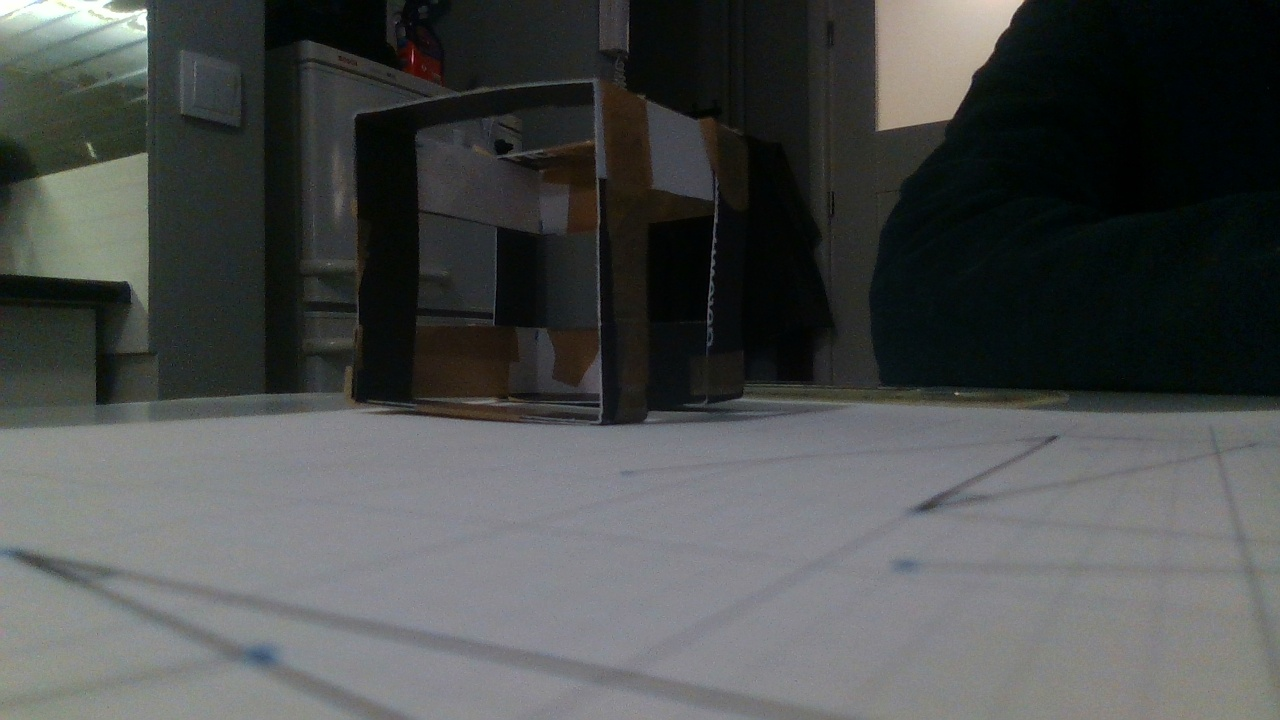
#> input picture test_data_photos/cube/photo_000_2023-04-19.jpg, 1280 x 720 px; its folder holds only this picture in this run
$ jupyter execute test_cube.ipynb
#> lines starting #> are read from the running program, lines starting #| are printed output that depends on the picture; after the words box and inside, x2 and y2 are one past the last pixel; in counts of white or black regions, pixels touching at a corner belong together
[cell 1]
import cv2 # should be 4.7
import glob
import matplotlib.pyplot as plt
import cv2.aruco as aruco
import numpy as np

print( cv2.__version__)

[cell 2]
# OUR FINAL CAMERA CALIBRATION MATRIX
calibration = 0.6442544274536695
cameraMatrix = np.array([[932.35252209,   0.,         657.24325896],
 [  0.,         930.23581552, 357.42939289],
 [  0.,           0.,           1.        ]])
distCoeffs = np.array([[ 1.76279343e-01, -6.07952723e-01, -4.64176532e-04, -4.96839648e-04, 6.04867450e-01]])

[cell 3]
def produce_cube_points(x, z):
    y = 1.3
    A = np.array([[x, y, z],
                  [x, y -  6., z],
                  [x - 6., y -  6., z],
                  [x - 6., y, z],
                  [x, y, z + 6.],
                  [x, y -  6., z + 6.],
                  [x - 6., y -  6., z + 6.],
                  [x - 6., y, z + 6.]])
    return A

[cell 4]
RELATIVE_PATH_CUBE = './*.jpg'
images_cube = sorted(glob.glob(RELATIVE_PATH_CUBE))
print(len(images_cube))

points3dOnCube = np.array([
                        [[-1.15, 1.3, 16.],
                         [-1.15, -4.7, 16.],
                         [-6.3, -4.7, 19.],
                         [-6.3, 1.3, 19.],
                         [2.05, 1.3, 21.0],
                         [2.05, -4.7, 21.0],
                         [-3.35, -4.7, 24.1],
                         [-3.35, 1.3, 24.1]],
                        produce_cube_points(-3., 20.)
                        ])

[cell 5]
count = 0
for i in range(len(images_cube)):
    if i <= 100:
        points3dOnCube1 = points3dOnCube[i]
        print(images_cube[i])
        img = cv2.imread(images_cube[i])
#> img is the input picture: shape (720, 1280, 3); mean B, G, R 77.4, 78.2, 75.6

        img = cv2.drawFrameAxes(img, cameraMatrix, distCoeffs, np.array([0.0, 0.0, 0.0]), np.array([0.0, 0.0, 1.0]), 0.1) # draw the chessboard coordinate system
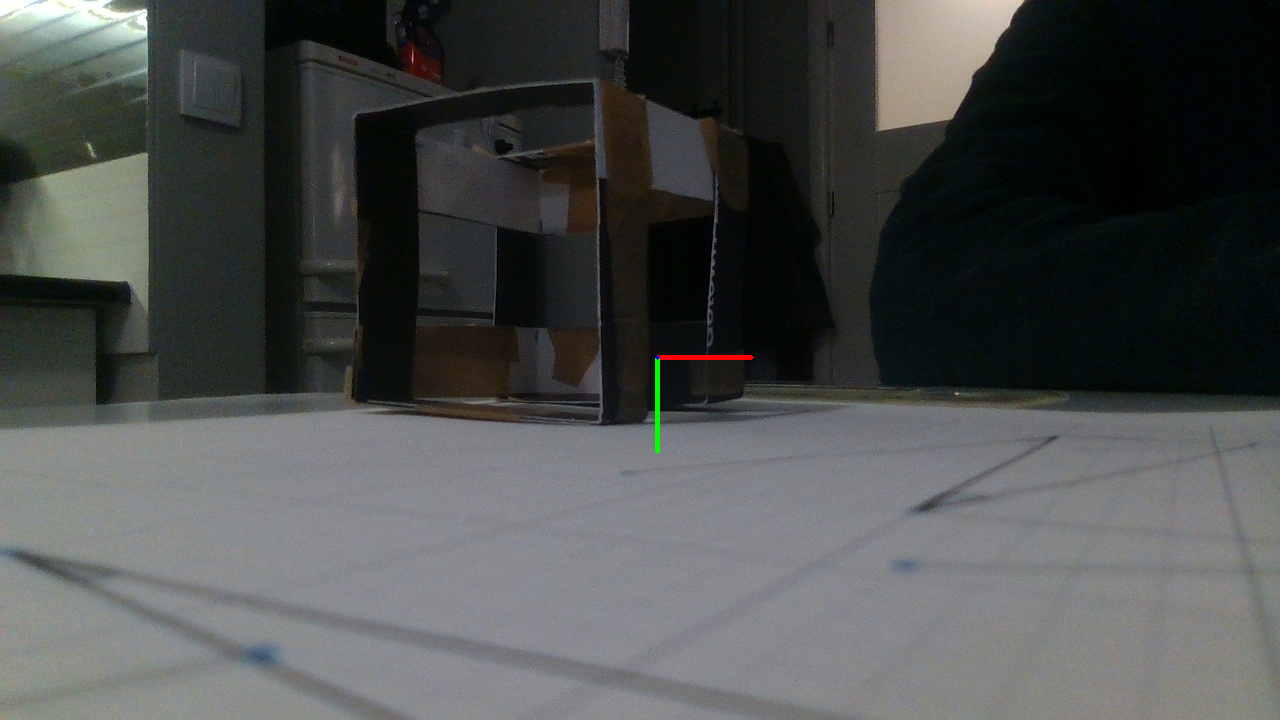
#> img: shape (720, 1280, 3); 0.1% of pixels changed, all inside (x1, y1, x2, y2) = (655, 355, 754, 454)

        # project the 3D point onto the image
        point_2d, _ = cv2.projectPoints(points3dOnCube1, np.array([0.0, 0.0, 0.0]), np.array([0.0, 0.0, 1.0]), cameraMatrix, distCoeffs)

        # round the pixel coordinates to integers
        point_2d = np.round(point_2d).astype(np.int32)

        print("points3dOnCube1:  ", points3dOnCube1)
        print("point_2d:  ", repr(point_2d))
        colors=[(0, 0, 255), (0, 255, 0), (255, 0, 0), (100, 50, 0), (22, 100, 0), (10, 20, 100), (250, 250, 0), (0, 0, 0), (0, 0, 0)]

        c = 0
        for x, y in point_2d[:,0,:]:
            img = cv2.circle(img, (x, y), radius=5, color=colors[c], thickness=-1)
            i += 1
            c += 1
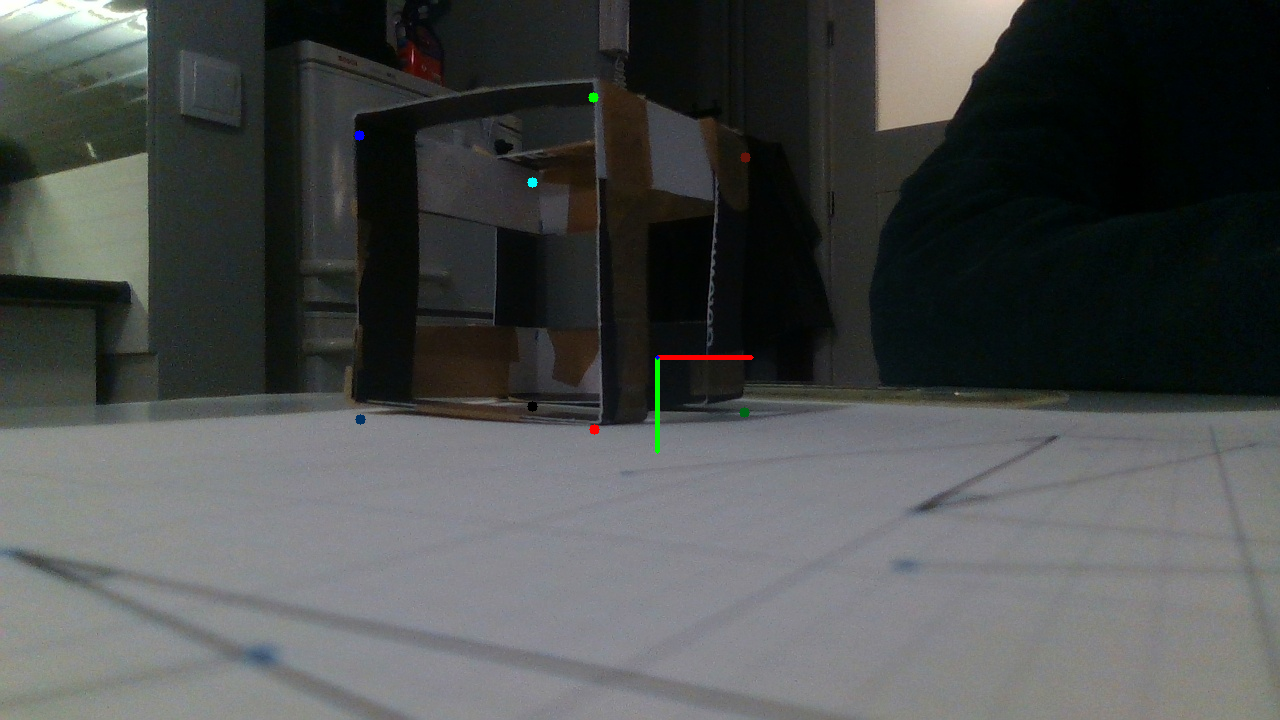
#> img: shape (720, 1280, 3); mean B, G, R 77.3, 78.3, 75.7
#> after the loop, c = 8; i = 8

        img = cv2.undistort(img, cameraMatrix, distCoeffs, None, cameraMatrix) # undistort the image (get's crazy)
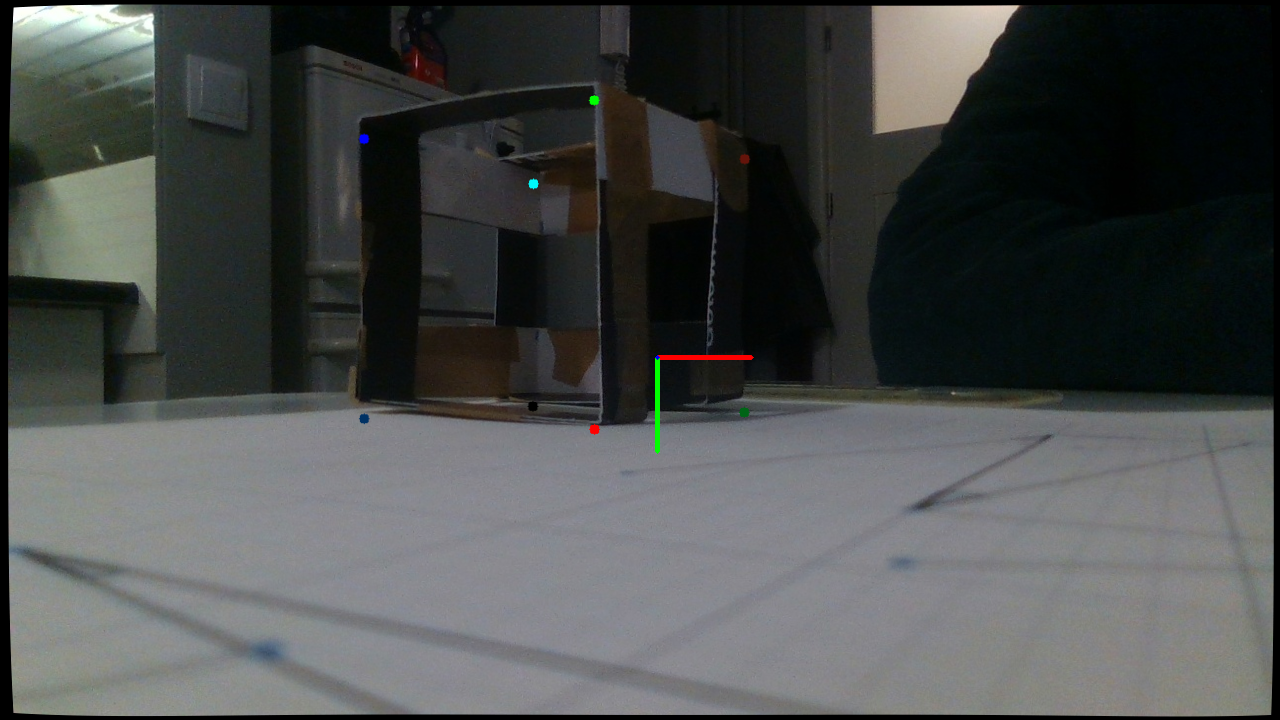
#> img: shape (720, 1280, 3); mean B, G, R 75.2, 76.1, 73.6

        # uncomment this to see the result!
        plt.imshow(img)
        plt.show()

    count += 1

$ run again, on test_data_photos/cube/photo_001_2023-04-19.jpg
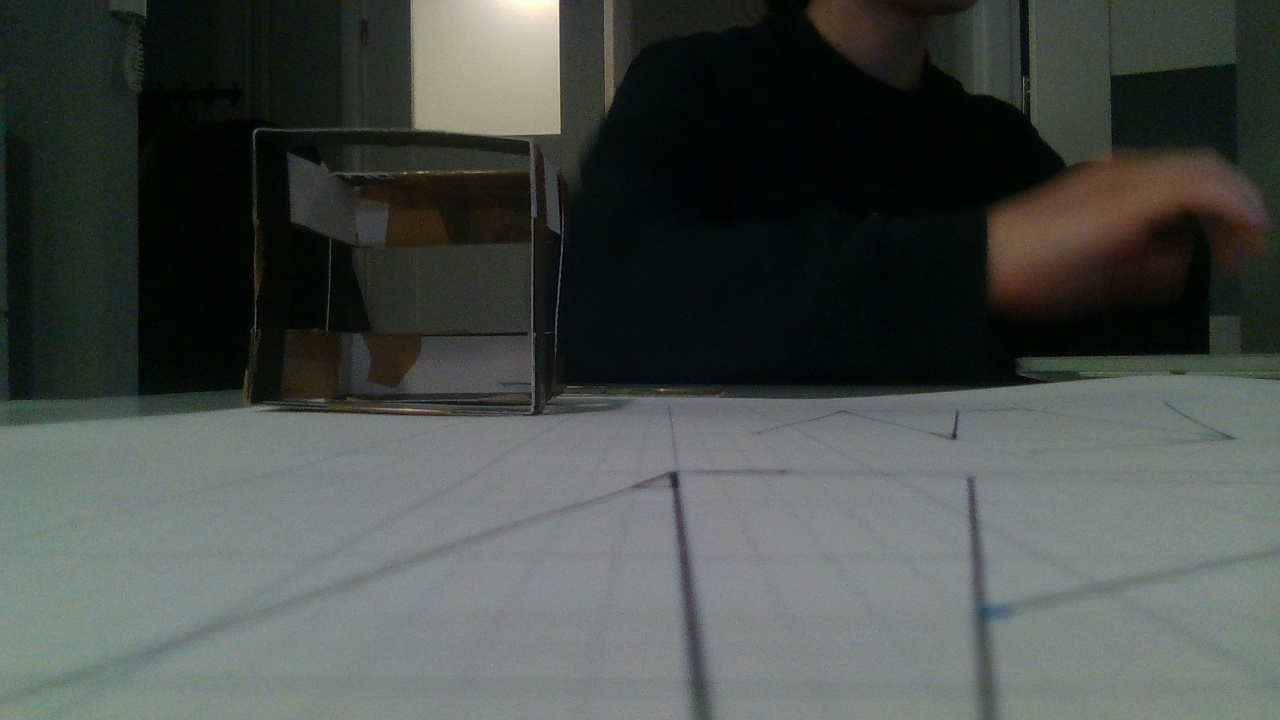
#> input picture test_data_photos/cube/photo_001_2023-04-19.jpg, 1280 x 720 px
#> img is the input picture: shape (720, 1280, 3); mean B, G, R 73.9, 77.8, 71.8
#> after the loop `for x, y in point_2d[:,0,:]:`:
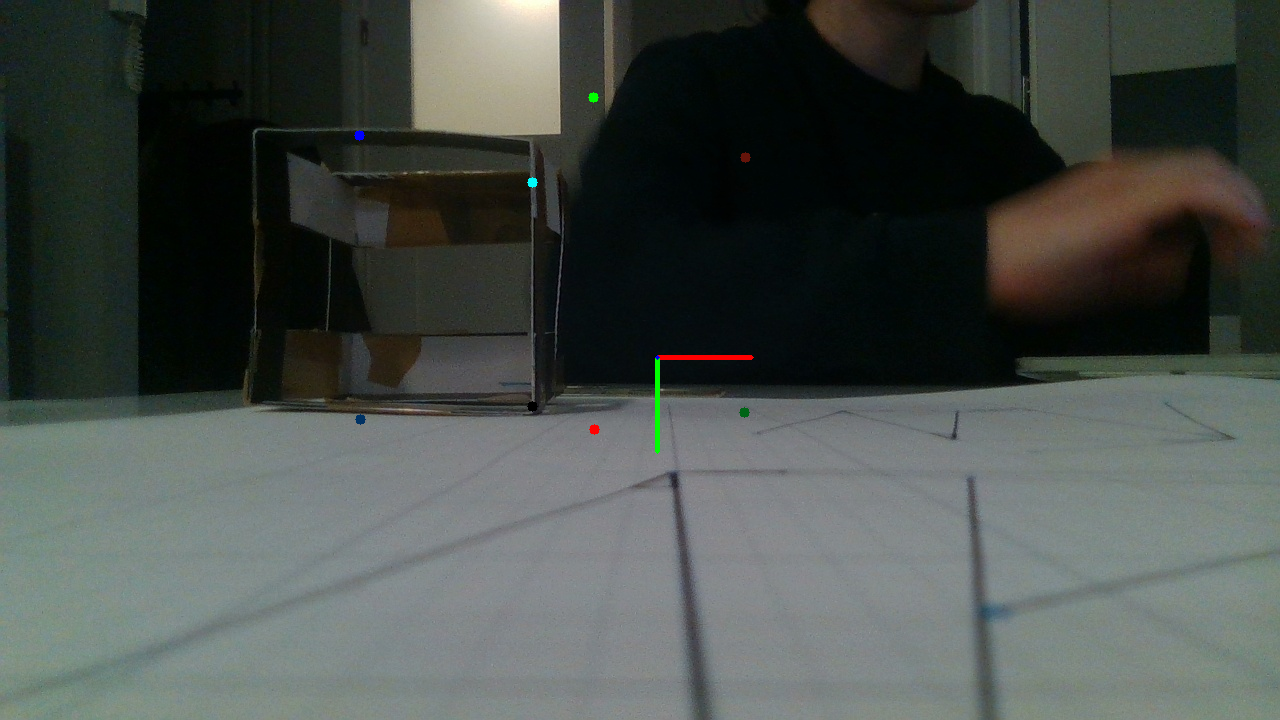
#> img: shape (720, 1280, 3); mean B, G, R 73.8, 77.9, 71.8
#> after the loop `for x, y in point_2d[:,0,:]:`: c = 8
#> `img = cv2.undistort(img, cameraMatrix, distCoeffs, None, cameraMatrix)..`:
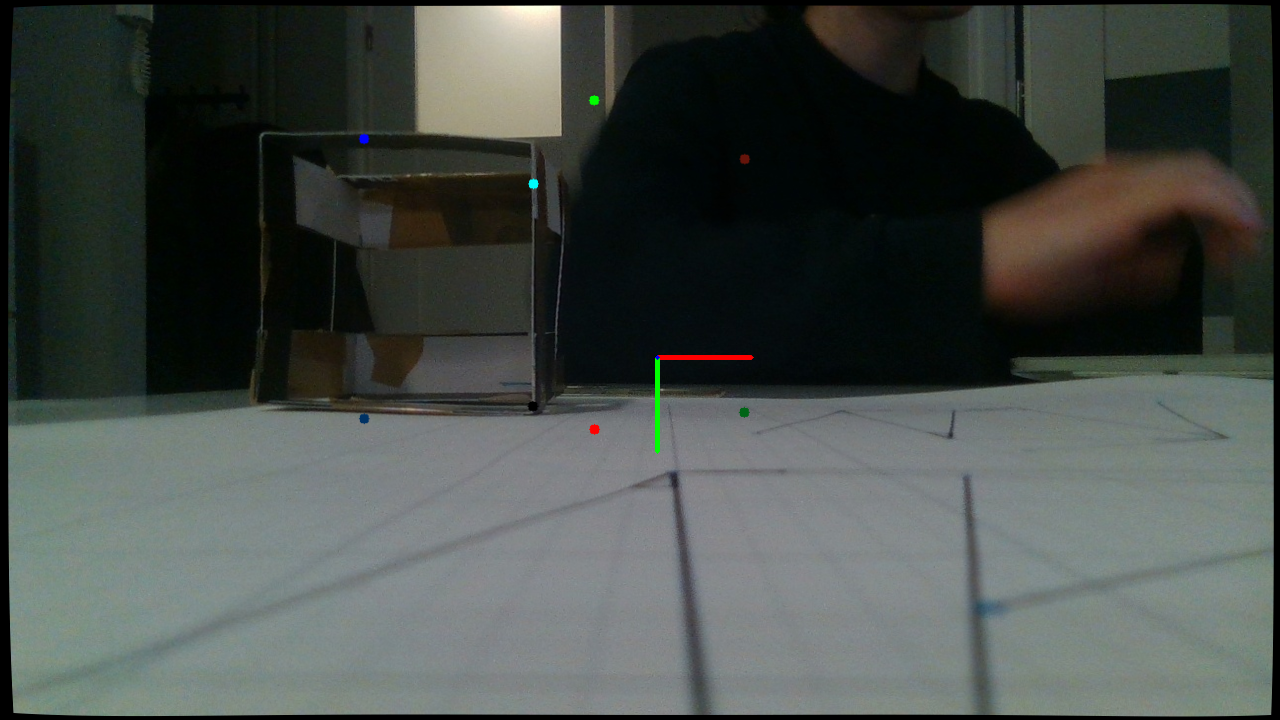
#> img: shape (720, 1280, 3); mean B, G, R 71.8, 75.8, 69.9
